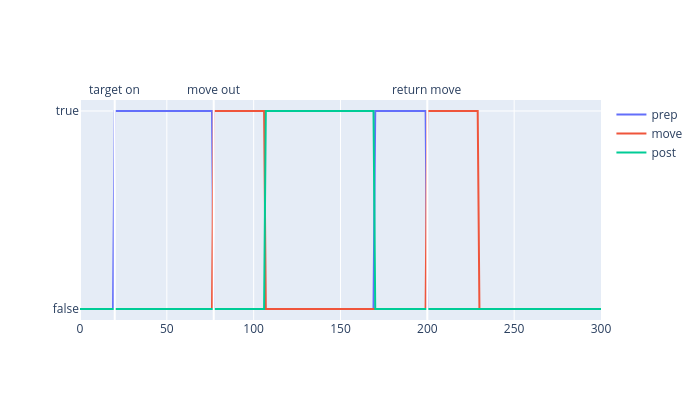

Notebook source saved alongside this figure:
### Markdown cell above
### Calculate the fractional occupancy for each epoch for each dimension
    - for reference:
    tgt_idx=20
    move_idx=77
    ret_idx=200

### Code cell
# define a vector of times, where 0 is the start of the trial (not target onset)
time = list(range(rs_sca_latent.shape[0]))

# define a prep. time
# outward reach
prepTime = list(range(tgt_idx,move_idx))
# return reach
prepTime.extend(list(range(ret_idx - 30, ret_idx)))

# execution time
# outward reach
moveTime = list(range(move_idx,move_idx + 30))
# return reach
moveTime.extend(list(range(ret_idx, ret_idx + 30 )))

# posture time
postTime = list(range(move_idx + 30,ret_idx - 30))

# plot all of our chosen times to make sure they make sense
fig = go.Figure(go.Scatter(y = np.isin(time,prepTime), name = 'prep'))
fig.add_trace(go.Scatter(y = np.isin(time,moveTime), name = 'move'))
fig.add_trace(go.Scatter(y = np.isin(time,postTime),name = 'post'))

fig.add_vline(x = tgt_idx, line_color = 'white',annotation_text = 'target on',annotation_position = 'top')
fig.add_vline(x = move_idx, line_color = 'white',annotation_text = 'move out',annotation_position = 'top')
fig.add_vline(x = ret_idx, line_color = 'white',annotation_text = 'return move',annotation_position = 'top')

fig.update_layout(height = 400,width = 700)

### Figure 1 — Plotly figure (JSON) as saved in the notebook; plotly's stock layout.template omitted (floating-point values rounded to 4 significant figures; data arrays with more than 128 entries replaced by an {"elided": "..."} marker saying what was removed)
{"data": [{"name": "prep", "type": "scatter", "y": {"elided": "301 bool values"}}, {"name": "move", "type": "scatter", "y": {"elided": "301 bool values"}}, {"name": "post", "type": "scatter", "y": {"elided": "301 bool values"}}], "layout": {"annotations": [{"showarrow": false, "text": "target on", "x": 20, "xanchor": "center", "xref": "x", "y": 1, "yanchor": "bottom", "yref": "y domain"}, {"showarrow": false, "text": "move out", "x": 77, "xanchor": "center", "xref": "x", "y": 1, "yanchor": "bottom", "yref": "y domain"}, {"showarrow": false, "text": "return move", "x": 200, "xanchor": "center", "xref": "x", "y": 1, "yanchor": "bottom", "yref": "y domain"}], "height": 400, "shapes": [{"line": {"color": "white"}, "type": "line", "x0": 20, "x1": 20, "xref": "x", "y0": 0, "y1": 1, "yref": "y domain"}, {"line": {"color": "white"}, "type": "line", "x0": 77, "x1": 77, "xref": "x", "y0": 0, "y1": 1, "yref": "y domain"}, {"line": {"color": "white"}, "type": "line", "x0": 200, "x1": 200, "xref": "x", "y0": 0, "y1": 1, "yref": "y domain"}], "width": 700}}
